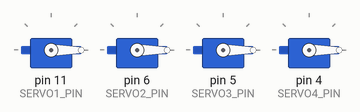
A sketch run on a simulated Arduino Mega 2560, built with avr-gcc and run on an emulated ATmega2560. On the bench: 4 × servo.

Above: at 0.05 s.
At 2.0 s:
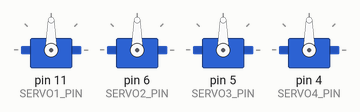
At 3.0 s:
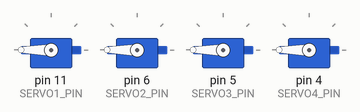
At 4.0 s:
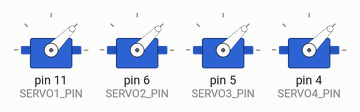
Timing chart, 0 to 5.2 s (numbered marks = the images above):
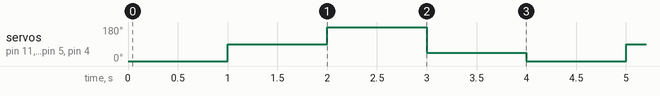

The sketch:

servo_test.ino
```cpp
#include <Servo.h>

#define SERVO1_PIN 11
#define SERVO2_PIN 6
#define SERVO3_PIN 5
#define SERVO4_PIN 4

Servo servo1, servo2, servo3, servo4;

void setup() {
    servo1.attach(SERVO1_PIN);
    servo2.attach(SERVO2_PIN);
    servo3.attach(SERVO3_PIN);
    servo4.attach(SERVO4_PIN);
}

void loop() {
    servo1.write(0);
    servo2.write(0);
    servo3.write(0);
    servo4.write(0);
    delay(1000);
    servo1.write(90);
    servo2.write(90);
    servo3.write(90);
    servo4.write(90);
    delay(1000);
    servo1.write(180);
    servo2.write(180);
    servo3.write(180);
    servo4.write(180);
    delay(1000);
    servo1.write(45);
    servo2.write(45);
    servo3.write(45);
    servo4.write(45);
    delay(1000);
}
```

Measured:
- by itself, servo on pin 11 (SERVO1_PIN), servo on pin 6 (SERVO2_PIN), servo on pin 5 (SERVO3_PIN), servo on pin 4 (SERVO4_PIN): repeats every 4.0 s: 180° 1.0 s, 45° 1.0 s, 0° 1.0 s, 90° 1.0 s
